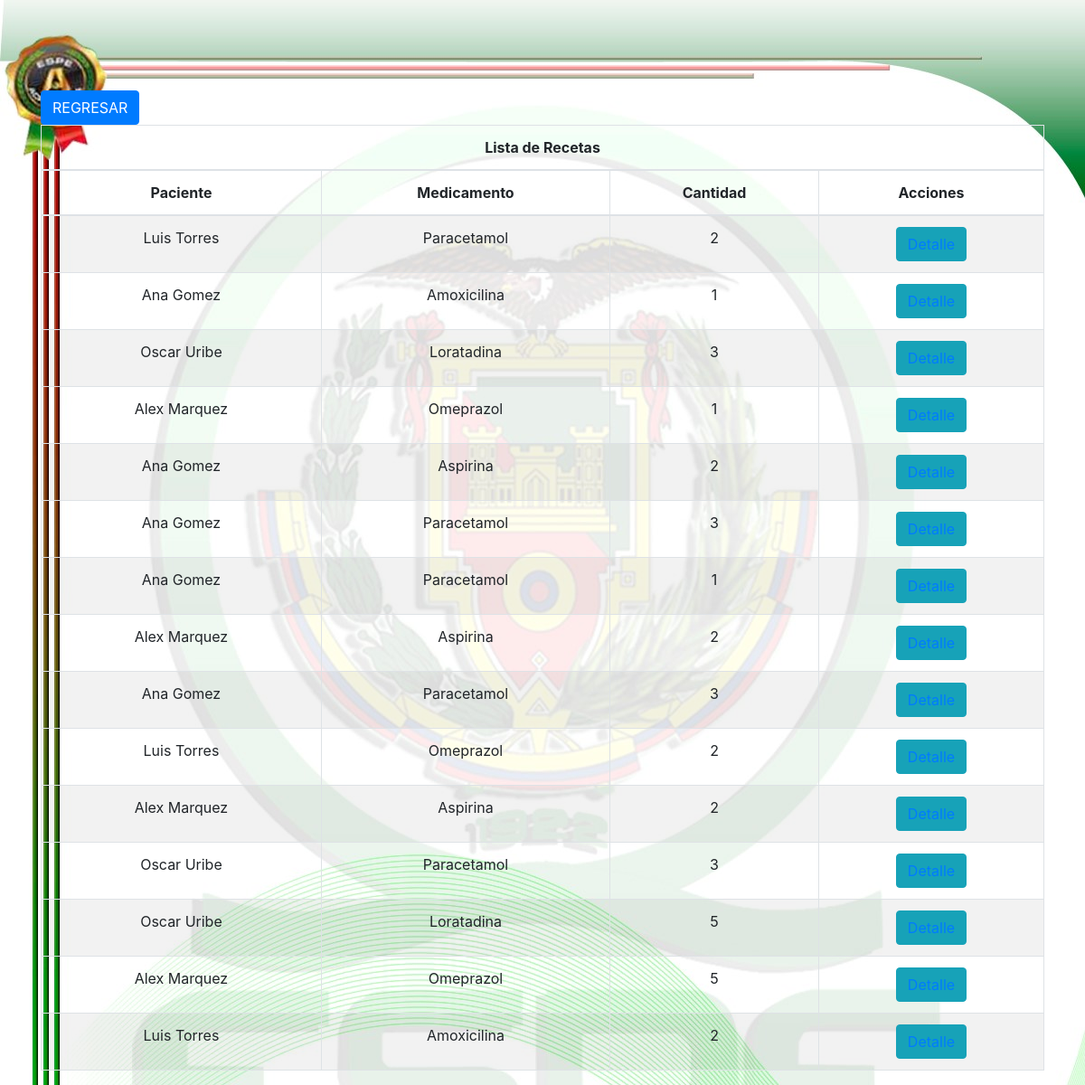
Screenshot of /class/receta1.php (signed in) with the database file from the repository.
### tables this page shows
CREATE TABLE `recetas` (
  `IdReceta` int(11) NOT NULL,
  `IdConsulta` int(11) NOT NULL,
  `IdMedicamento` int(11) NOT NULL,
  `Cantidad` int(11) NOT NULL
);

CREATE TABLE `pacientes` (
  `IdPaciente` int(11) NOT NULL,
  `IdUsuario` int(11) NOT NULL,
  `Nombre` varchar(50) NOT NULL,
  `Cedula` int(10) UNSIGNED NOT NULL,
  `Edad` int(10) UNSIGNED NOT NULL,
  `Genero` varchar(50) NOT NULL,
  `Estatura (cm)` int(10) UNSIGNED NOT NULL,
  `Peso (kg)` float UNSIGNED NOT NULL,
  `Foto` varchar(20) NOT NULL
);

CREATE TABLE `medicamentos` (
  `IdMedicamento` int(11) NOT NULL,
  `Nombre` varchar(50) NOT NULL,
  `Tipo` varchar(50) NOT NULL
);

### class/class.recetas1.php (the view, shortened to what this page needs)
<?php
class recetas
{
    private $con;
    function __construct($cn)
    {
        $this->con = $cn;
    }
    public function get_list()
    {
        $html = '
        <div class="container">
        <form action="../login/recursos/index2.php" method="get">
            <th colspan="2"><input type="submit" class="btn btn-primary" name="" value="REGRESAR"></th>
        </form>
            <table class="table table-bordered text-center table-striped" align="center">
                <thead >
                    <tr class= "active">
                        <th colspan="8">Lista de Recetas</th>
                    </tr>
                    <tr>
                    </tr>
                    <tr>
                        <th>Paciente</th>
                        <th>Medicamento</th>
                        <th>Cantidad</th>
                        <th colspan="5">Acciones</th>
                    </tr>
                </thead>
            <tbody>
        </div>';
        $sql = "SELECT
        r.IdReceta,
        p.Nombre AS Paciente,
        m.Nombre AS Medicamento,
        r.Cantidad
        FROM
            recetas r
        INNER JOIN medicamentos m ON m.IdMedicamento = r.IdMedicamento
        INNER JOIN consultas c ON c.IdConsulta = r.IdConsulta
        LEFT JOIN pacientes p ON c.IdPaciente = p.IdPaciente;";
        $res = $this->con->query($sql);
        while ($row = $res->fetch_assoc()) {
            $d_det = "det/" . $row['IdReceta'];
            $d_det_final = base64_encode($d_det);
            $html .= '
            <tr>
                <td>' . $row['Paciente'] . '</td>
                <td>' . $row['Medicamento'] . '</td>
                <td>' . $row['Cantidad'] . '</td>
                <td class="text-center"><button class="btn btn-info"><a href="receta.php?d=' . $d_det_final . '">Detalle</a></button></td>
            </tr>';
        }
        $html .= '</table>';
        return $html;
    }
}

### class/receta1.php (style rules this page uses)
body { width: 100%; float: left; background-image: url(../imagenes/fondo.jpg); background-repeat: no-repeat; background-size: cover; padding-top: 100px; }

### rows the page displays
recetas: pacientes.Nombre "Luis Torres", IdMedicamento.Nombre "Paracetamol", Cantidad "2"
recetas: pacientes.Nombre "Ana Gomez", IdMedicamento.Nombre "Amoxicilina", Cantidad "1"
recetas: pacientes.Nombre "Oscar Uribe", IdMedicamento.Nombre "Loratadina", Cantidad "3"
recetas: pacientes.Nombre "Alex Marquez", IdMedicamento.Nombre "Omeprazol", Cantidad "1"
recetas: pacientes.Nombre "Ana Gomez", IdMedicamento.Nombre "Aspirina", Cantidad "2"
recetas: pacientes.Nombre "Ana Gomez", IdMedicamento.Nombre "Paracetamol", Cantidad "3"
recetas: pacientes.Nombre "Ana Gomez", IdMedicamento.Nombre "Paracetamol", Cantidad "1"
recetas: pacientes.Nombre "Alex Marquez", IdMedicamento.Nombre "Aspirina", Cantidad "2"
recetas: pacientes.Nombre "Ana Gomez", IdMedicamento.Nombre "Paracetamol", Cantidad "3"
recetas: pacientes.Nombre "Luis Torres", IdMedicamento.Nombre "Omeprazol", Cantidad "2"
recetas: pacientes.Nombre "Alex Marquez", IdMedicamento.Nombre "Aspirina", Cantidad "2"
recetas: pacientes.Nombre "Oscar Uribe", IdMedicamento.Nombre "Paracetamol", Cantidad "3"
recetas: pacientes.Nombre "Oscar Uribe", IdMedicamento.Nombre "Loratadina", Cantidad "5"
recetas: pacientes.Nombre "Alex Marquez", IdMedicamento.Nombre "Omeprazol", Cantidad "5"
recetas: pacientes.Nombre "Luis Torres", IdMedicamento.Nombre "Amoxicilina", Cantidad "2"
